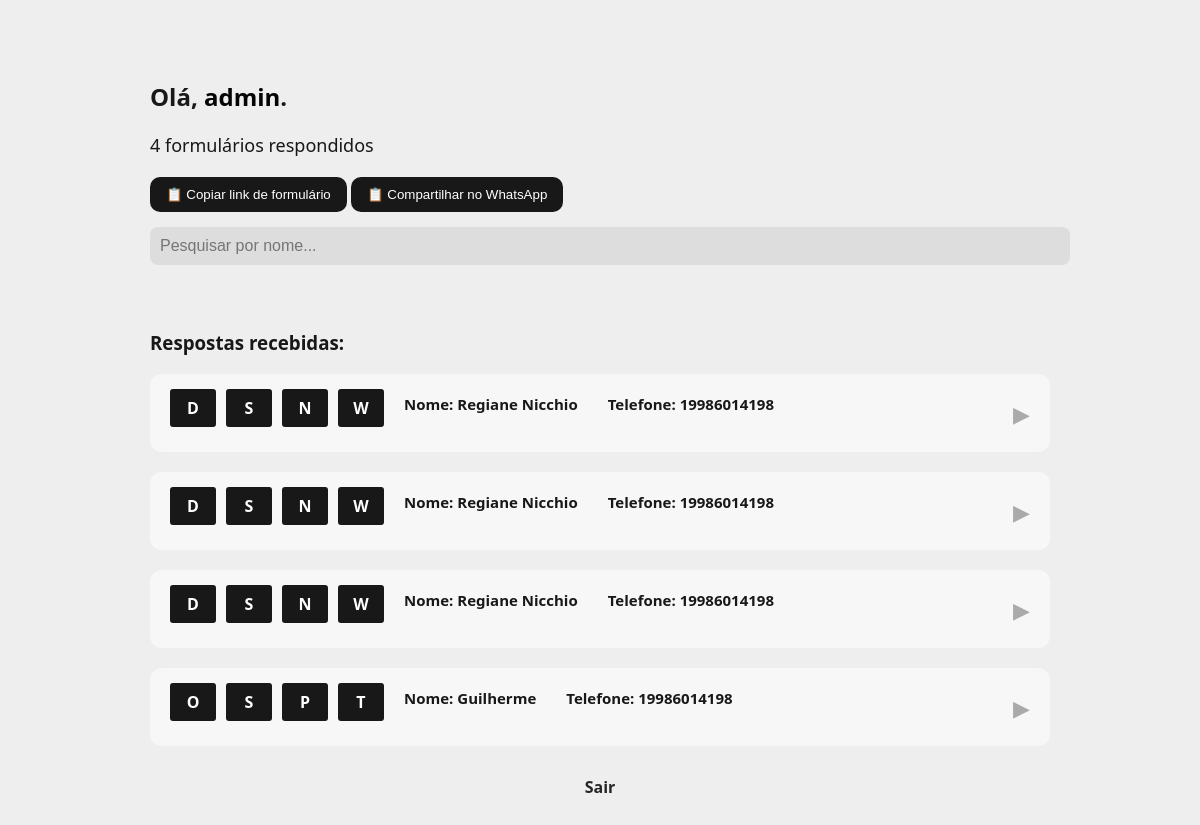
/dashboard (signed in), run on the app's committed database.
### tables this page shows
CREATE TABLE respostas (
            id INTEGER PRIMARY KEY AUTOINCREMENT,
            formulario_id TEXT,
            nome TEXT,
            telefone TEXT,
            data_envio TIMESTAMP DEFAULT CURRENT_TIMESTAMP,
            respostas_json TEXT,
            OxD TEXT,
            SxR TEXT,
            PxN TEXT,
            WxT TEXT,
            Hidratacao TEXT,      
            FOREIGN KEY(formulario_id) REFERENCES formularios(id)
        );

### app/routes/dashboard.py (the view)
    @app.route('/dashboard')
    def dashboard():
        if 'user_id' not in session:
            return redirect('/login')
        nome = session.get('nome')
        email = session.get('email')
        query = """
            SELECT u.id, u.email, u.nome, u.tipo, u.ativo, u.data_expiracao, COUNT(r.id)
            FROM usuarios u
            LEFT JOIN formularios f ON f.user_id = u.id
            LEFT JOIN respostas r ON r.formulario_id = f.id
            WHERE u.email=?
            GROUP BY u.id
        """
        with sqlite3.connect('db.sqlite3') as conn:
            info = conn.execute(query, (email,)).fetchall()
            formularios = conn.execute("SELECT id FROM formularios WHERE user_id=?", (session['user_id'],)).fetchall()
            respostas = []
            for f in formularios:
                r = conn.execute("SELECT * FROM respostas WHERE formulario_id=?", (f[0],)).fetchall()
                for row in r:
                    try:
                        resposta_json = json.loads(row[5]) if row[5] else {}
                    except Exception as e:
                        print("Erro ao carregar JSON:", e)
                        resposta_json = {}
                    respostas.append({
                        "nome": row[2],
                        "telefone": row[3],
                        "data":row[4],
                        "OxD": row[6],
                        "SxR": row[7],
                        "PxN": row[8],
                        "WxT": row[9],
                        "hidratacao": row[10],
                        "respostas_json": resposta_json
                    })
        qntResposta = info[0][6] if info else 0
        return render_template('dashboard.html', respostas=respostas, nome=nome, qntResposta=qntResposta)

### app/templates/dashboard.html (shortened to what this page needs)
<!DOCTYPE html>
<html lang="pt-BR">
<head>
  <link rel="stylesheet" href="{{ url_for('static', filename='dashboard.css') }}">
</head>
<body>
  <div class="container">
    <h2>Olá, <span>{{ nome }}</span>.</h2>
    <div class="detalhes">
      <div id="questionariosRespondidos">
        <p>{{ qntResposta }} formulários respondidos</p>
      </div>
    </div>
    <button id="btnCopiarLink" class="copy-button">📋 Copiar link de formulário</button>
    <button id="btnWhatsAppLink"  class="copy-button">📋 Compartilhar no WhatsApp</button>
    <input type="text" id="pesquisaNome" placeholder="Pesquisar por nome..." class="input-pesquisa" />
    <h3>Respostas recebidas:</h3>
    <div id="listaRespostas">
      {% if respostas %}
        {% for r in respostas %}
          <div class="resposta-card" data-nome="{{ r.nome | lower }}">
            <div class="card-header">
              <div class="tipoPeleBox">
                <div class="end-type">
                  <div class="typeChar">{{ r.OxD }}</div>
                  <div class="typeChar">{{ r.SxR }}</div>
                  <div class="typeChar">{{ r.PxN }}</div>
                  <div class="typeChar">{{ r.WxT }}</div>
                </div>
                <div class="tipoPele2">Nome: {{ r.nome }}</div>
                <div class="tipoPele2">Telefone: {{ r.telefone }}</div>
              </div>
              <div class="seta">&#9654;</div>
            </div>
          </div>
        {% endfor %}
      {% else %}
        <p>Nenhuma resposta ainda.</p>
      {% endif %}
    </div>
    <div class="links">
      <a href="/logout">Sair</a>
    </div>
  </div>
</body>
</html>

### app/static/dashboard.css (style rules this page uses)
body { margin: 0; padding: 0; background: #eeeeee; color: #181818; font-family: 'Segoe UI', sans-serif; }
.container { max-width: 900px; margin: 30px auto; padding: 30px; border-radius: 16px; }
h2 span { color: #050505; }
h3 { margin-top: 40px; color: #181818; }
.detalhes { margin-bottom: 20px; font-size: 18px; }
.copy-button { background-color: #181818; color: rgb(255, 255, 255); padding: 10px 16px; border: none; border-radius: 10px; cursor: pointer; margin-bottom: 15px; transition: background 0.3s; }
.input-pesquisa { width: 100%; padding: 10px; border-radius: 8px; border: none; margin-bottom: 25px; font-size: 16px; background-color: #dddddd; color: white; }
.resposta-card { background-color: #f7f7f7; border-radius: 12px; padding: 15px 20px; margin-bottom: 20px; transition: transform 0.2s ease; }
.card-header { display: flex; justify-content: space-between; align-items: center; }
.tipoPeleBox { display: flex; flex-wrap: wrap; gap: 10px ; margin-bottom: 10px; }
.tipoPeleBox .end-type { display: flex; align-items: end; justify-content: end; text-align: end; gap: 10px; }
.tipoPeleBox .typeChar { color: #fff; background-color: #181818; border-radius: 3px; width: 30px; padding: 8px; font-weight: bold; align-items: center; text-align: center; }
.tipoPele, .tipoPele2 { font-weight: bold; padding: 5px 10px; border-radius: 8px; font-size: 15px; }
.seta { font-size: 22px; color: #aaa; }
.links { margin-top: 30px; text-align: center; }
.links a { color: #252525; text-decoration: none; margin: 0 10px; font-weight: bold; transition: color 0.3s; }

### data on the page
respostas: OxD "D", SxR "S", PxN "N", WxT "W", nome "Regiane Nicchio", telefone "19986014198"
respostas: OxD "D", SxR "S", PxN "N", WxT "W", nome "Regiane Nicchio", telefone "19986014198"
respostas: OxD "D", SxR "S", PxN "N", WxT "W", nome "Regiane Nicchio", telefone "19986014198"
respostas: OxD "O", SxR "S", PxN "P", WxT "T", nome "Guilherme", telefone "19986014198"

### other printed values
{{ nome }} "admin"
{{ qntResposta }} "4"
